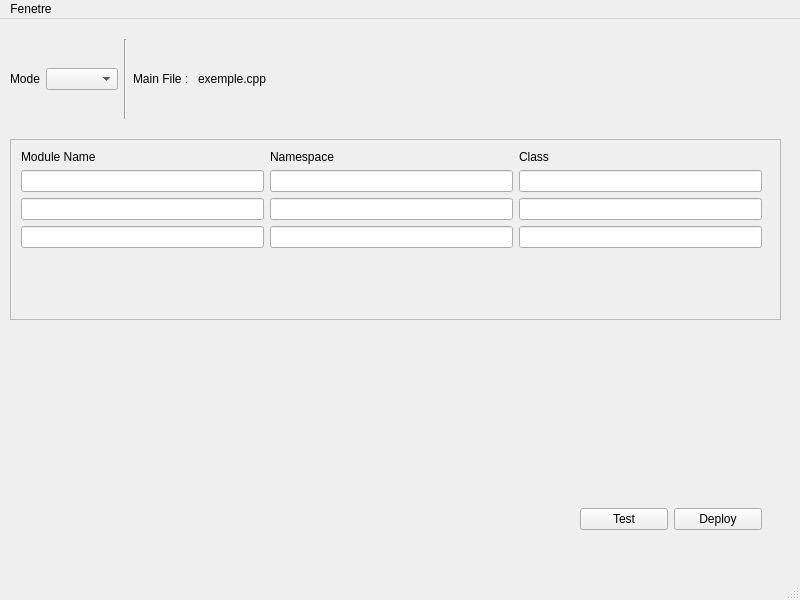
<?xml version="1.0" encoding="UTF-8"?>
<ui version="4.0">
 <class>MainWindow</class>
 <widget class="QMainWindow" name="MainWindow">
  <property name="geometry">
   <rect>
    <x>0</x>
    <y>0</y>
    <width>800</width>
    <height>600</height>
   </rect>
  </property>
  <property name="windowTitle">
   <string>MainWindow</string>
  </property>
  <widget class="QWidget" name="centralwidget">
   <widget class="QWidget" name="horizontalLayoutWidget">
    <property name="geometry">
     <rect>
      <x>10</x>
      <y>20</y>
      <width>581</width>
      <height>80</height>
     </rect>
    </property>
    <layout class="QHBoxLayout" name="horizontalLayout">
     <item>
      <widget class="QLabel" name="label_4">
       <property name="text">
        <string>Mode</string>
       </property>
      </widget>
     </item>
     <item>
      <widget class="QComboBox" name="comboBox"/>
     </item>
     <item>
      <widget class="Line" name="line">
       <property name="orientation">
        <enum>Qt::Vertical</enum>
       </property>
      </widget>
     </item>
     <item>
      <widget class="QLabel" name="label_5">
       <property name="text">
        <string>Main File : </string>
       </property>
      </widget>
     </item>
     <item>
      <widget class="QLabel" name="label_6">
       <property name="text">
        <string>exemple.cpp</string>
       </property>
      </widget>
     </item>
     <item>
      <spacer name="horizontalSpacer">
       <property name="orientation">
        <enum>Qt::Horizontal</enum>
       </property>
       <property name="sizeHint" stdset="0">
        <size>
         <width>40</width>
         <height>20</height>
        </size>
       </property>
      </spacer>
     </item>
    </layout>
   </widget>
   <widget class="QScrollArea" name="scrollArea">
    <property name="geometry">
     <rect>
      <x>10</x>
      <y>120</y>
      <width>771</width>
      <height>181</height>
     </rect>
    </property>
    <property name="widgetResizable">
     <bool>true</bool>
    </property>
    <widget class="QWidget" name="scrollAreaWidgetContents">
     <property name="geometry">
      <rect>
       <x>0</x>
       <y>0</y>
       <width>769</width>
       <height>179</height>
      </rect>
     </property>
     <widget class="QWidget" name="gridLayoutWidget">
      <property name="geometry">
       <rect>
        <x>10</x>
        <y>10</y>
        <width>741</width>
        <height>161</height>
       </rect>
      </property>
      <layout class="QGridLayout" name="gridLayout">
       <item row="5" column="0">
        <spacer name="verticalSpacer">
         <property name="orientation">
          <enum>Qt::Vertical</enum>
         </property>
         <property name="sizeHint" stdset="0">
          <size>
           <width>20</width>
           <height>40</height>
          </size>
         </property>
        </spacer>
       </item>
       <item row="1" column="2">
        <widget class="QLineEdit" name="lineEdit_3">
         <property name="text">
          <string/>
         </property>
        </widget>
       </item>
       <item row="0" column="0">
        <widget class="QLabel" name="label">
         <property name="text">
          <string>Module Name</string>
         </property>
        </widget>
       </item>
       <item row="1" column="1">
        <widget class="QLineEdit" name="lineEdit_2">
         <property name="text">
          <string/>
         </property>
        </widget>
       </item>
       <item row="0" column="1">
        <widget class="QLabel" name="label_2">
         <property name="text">
          <string>Namespace</string>
         </property>
        </widget>
       </item>
       <item row="0" column="2">
        <widget class="QLabel" name="label_3">
         <property name="text">
          <string>Class</string>
         </property>
        </widget>
       </item>
       <item row="1" column="0">
        <widget class="QLineEdit" name="lineEdit">
         <property name="text">
          <string/>
         </property>
        </widget>
       </item>
       <item row="2" column="0">
        <widget class="QLineEdit" name="lineEdit_5"/>
       </item>
       <item row="2" column="1">
        <widget class="QLineEdit" name="lineEdit_4"/>
       </item>
       <item row="2" column="2">
        <widget class="QLineEdit" name="lineEdit_6"/>
       </item>
       <item row="3" column="0">
        <widget class="QLineEdit" name="lineEdit_9"/>
       </item>
       <item row="3" column="1">
        <widget class="QLineEdit" name="lineEdit_7"/>
       </item>
       <item row="3" column="2">
        <widget class="QLineEdit" name="lineEdit_8"/>
       </item>
      </layout>
     </widget>
    </widget>
   </widget>
   <widget class="QWidget" name="horizontalLayoutWidget_2">
    <property name="geometry">
     <rect>
      <x>580</x>
      <y>460</y>
      <width>182</width>
      <height>80</height>
     </rect>
    </property>
    <layout class="QHBoxLayout" name="horizontalLayout_2">
     <item>
      <widget class="QPushButton" name="pushButton">
       <property name="text">
        <string>Test</string>
       </property>
      </widget>
     </item>
     <item>
      <widget class="QPushButton" name="pushButton_2">
       <property name="text">
        <string>Deploy</string>
       </property>
      </widget>
     </item>
    </layout>
   </widget>
  </widget>
  <widget class="QMenuBar" name="menubar">
   <property name="geometry">
    <rect>
     <x>0</x>
     <y>0</y>
     <width>800</width>
     <height>22</height>
    </rect>
   </property>
   <widget class="QMenu" name="menuFenetre">
    <property name="title">
     <string>Fenetre</string>
    </property>
    <addaction name="actionCommit"/>
    <addaction name="actionQuit"/>
   </widget>
   <addaction name="menuFenetre"/>
  </widget>
  <widget class="QStatusBar" name="statusbar"/>
  <action name="actionQuit">
   <property name="text">
    <string>Quit</string>
   </property>
   <property name="shortcut">
    <string>Ctrl+Q</string>
   </property>
  </action>
  <action name="actionCommit">
   <property name="text">
    <string>Deploy</string>
   </property>
   <property name="shortcut">
    <string>Ctrl+D</string>
   </property>
  </action>
 </widget>
 <tabstops>
  <tabstop>comboBox</tabstop>
  <tabstop>scrollArea</tabstop>
  <tabstop>lineEdit_2</tabstop>
  <tabstop>lineEdit_3</tabstop>
  <tabstop>lineEdit</tabstop>
  <tabstop>pushButton_2</tabstop>
  <tabstop>lineEdit_4</tabstop>
  <tabstop>lineEdit_5</tabstop>
  <tabstop>lineEdit_6</tabstop>
  <tabstop>lineEdit_7</tabstop>
  <tabstop>lineEdit_8</tabstop>
  <tabstop>lineEdit_9</tabstop>
  <tabstop>pushButton</tabstop>
 </tabstops>
 <resources/>
 <connections/>
</ui>
